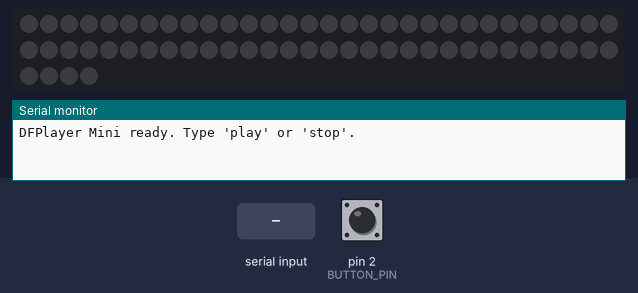
A sketch run on a simulated Arduino Uno, built with avr-gcc and run on an emulated ATmega328P. Shown: 64 RGB LEDs in strip order, left to right, continuing on the next row, the last lines printed to the serial monitor. Inputs (shaded band) come from the test bench; at power-on: pin 2 (BUTTON_PIN) HIGH. Dim RGB values are drawn brighter than linear; the audio player accepts every command and is not drawn.

Above: at 1.7 s.
1.8 s: "play\n" received over Serial
At 4.4 s:
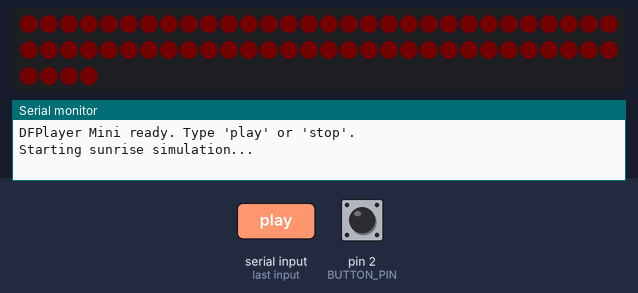
4.8 s: pin 2 (BUTTON_PIN) pulled LOW for 0.15 s
At 6.3 s:
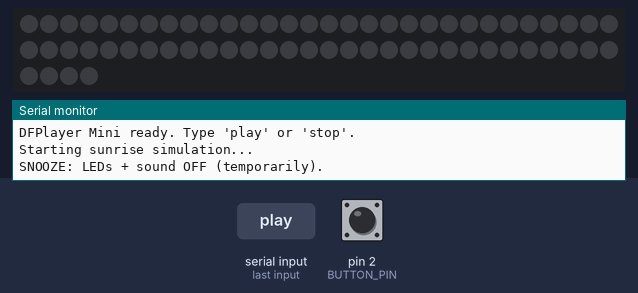
Timing chart, 0 to 7.8 s (numbered marks = the images above; inputs shaded):
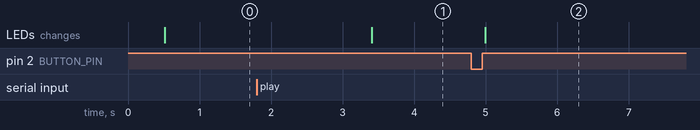

Measured:
- after the input at 1.8 s, the LEDs: change after 1.6 s (image 1)
- after the input at 4.8 s, the LEDs: change after 0.20 s (image 2)

The sketch:

Arduino_system_test.ino
```cpp
#include <SoftwareSerial.h>
#include <DFRobotDFPlayerMini.h>
#include <FastLED.h>

// ----- LED Ring Setup -----
#define LED_PIN     5
#define NUM_LEDS    64
#define LED_TYPE    WS2812B
#define COLOR_ORDER GRB
#define BRIGHTNESS  50

CRGB leds[NUM_LEDS];

// ----- DFPlayer Mini Setup -----
SoftwareSerial mySoftwareSerial(6, 7); // RX (pin 6), TX (pin 7)
DFRobotDFPlayerMini myDFPlayer;

// ----- Button Setup -----
#define BUTTON_PIN  2

// ----- Timing + Press Settings -----
const unsigned long sunriseDuration = 60000;      // 60 seconds
const unsigned long longPressMs     = 900;        // hold >= 0.9s to STOP
const unsigned long debounceMs      = 40;         // debounce
const unsigned long snoozeMs        = 10000;      // <-- snooze duration (10s for testing; change to e.g. 300000 for 5 min)

// ----- State -----
bool isPlaying = false;              // overall system active
bool sunriseComplete = false;        // sunrise finished & audio started
unsigned long sunriseStartTime = 0;

bool isSnoozing = false;
unsigned long snoozeStartTime = 0;

// ----- Button tracking -----
bool lastButtonReading = HIGH;
bool stableButtonState = HIGH;
unsigned long lastDebounceTime = 0;

bool pressInProgress = false;
unsigned long pressStartTime = 0;

// ---------- Helpers ----------
void stopEverything() {
  isPlaying = false;
  sunriseComplete = false;
  isSnoozing = false;

  myDFPlayer.stop();
  FastLED.clear();
  FastLED.show();

  Serial.println("STOP: LEDs + sound OFF.");
}

void startSunrise() {
  Serial.println("Starting sunrise simulation...");
  isPlaying = true;
  sunriseComplete = false;
  isSnoozing = false;
  sunriseStartTime = millis();
}

void startSnooze() {
  if (!isPlaying) return;
  if (!sunriseComplete) {
    // If they snooze before audio begins, you can choose to ignore
    // or still snooze. We'll allow snooze anyway.
  }

  Serial.println("SNOOZE: LEDs + sound OFF (temporarily).");
  isSnoozing = true;
  snoozeStartTime = millis();

  myDFPlayer.stop();
  FastLED.clear();
  FastLED.show();
}

void endSnoozeAndResumeAlarm() {
  Serial.println("SNOOZE END: Resuming alarm (light + sound).");
  isSnoozing = false;

  // Resume to "alarm on" state (final warm color + looping track)
  fill_solid(leds, NUM_LEDS, CHSV(32, 200, 255));
  FastLED.show();
  myDFPlayer.loop(1);
  sunriseComplete = true;
}

// ---------- Button update ----------
void updateButton() {
  bool reading = digitalRead(BUTTON_PIN);

  // Debounce
  if (reading != lastButtonReading) {
    lastDebounceTime = millis();
    lastButtonReading = reading;
  }

  if (millis() - lastDebounceTime > debounceMs) {
    if (reading != stableButtonState) {
      stableButtonState = reading;

      // Button pressed (active LOW)
      if (stableButtonState == LOW) {
        pressInProgress = true;
        pressStartTime = millis();
      }

      // Button released
      if (stableButtonState == HIGH && pressInProgress) {
        pressInProgress = false;
        unsigned long pressDuration = millis() - pressStartTime;

        // Only respond if the alarm system is active
        if (isPlaying) {
          if (pressDuration >= longPressMs) {
            // Long press -> STOP
            stopEverything();
          } else {
            // Short press -> SNOOZE (only if alarm has started / active)
            startSnooze();
          }
        }
      }
    }
  }
}

void setup() {
  Serial.begin(9600);

  // Button: use internal pullup (button to GND)
  pinMode(BUTTON_PIN, INPUT_PULLUP);

  // DFPlayer
  mySoftwareSerial.begin(9600);
  if (!myDFPlayer.begin(mySoftwareSerial)) {
    Serial.println("Unable to begin DFPlayer Mini.");
    while (true);
  }
  myDFPlayer.volume(25);
  Serial.println("DFPlayer Mini ready. Type 'play' or 'stop'.");

  // LEDs
  FastLED.addLeds<LED_TYPE, LED_PIN, COLOR_ORDER>(leds, NUM_LEDS);
  FastLED.setBrightness(BRIGHTNESS);
  FastLED.clear();
  FastLED.show();
}

void loop() {
  // Always check button
  updateButton();

  // Serial commands
  if (Serial.available()) {
    String command = Serial.readStringUntil('\n');
    command.trim();

    if (command == "play" && !isPlaying) {
      startSunrise();
    }

    if (command == "stop" && isPlaying) {
      stopEverything();
    }
  }

  // Snooze timer
  if (isSnoozing) {
    if (millis() - snoozeStartTime >= snoozeMs) {
      endSnoozeAndResumeAlarm();
    }
    return; // while snoozing, don’t run sunrise logic
  }

  // Sunrise simulation
  if (isPlaying && !sunriseComplete) {
    unsigned long elapsed = millis() - sunriseStartTime;

    if (elapsed >= sunriseDuration) {
      fill_solid(leds, NUM_LEDS, CHSV(32, 200, 255));
      FastLED.show();

      myDFPlayer.loop(1);
      sunriseComplete = true;

      Serial.println("ALARM: Sound started. Button short=snooze, long=stop.");
    } else {
      float progress = (float)elapsed / sunriseDuration;
      uint8_t hue = 0 + progress * (32 - 0);
      uint8_t brightness = 30 + progress * (255 - 30);

      fill_solid(leds, NUM_LEDS, CHSV(hue, 255, brightness));
      FastLED.show();
    }
  }
}
```
